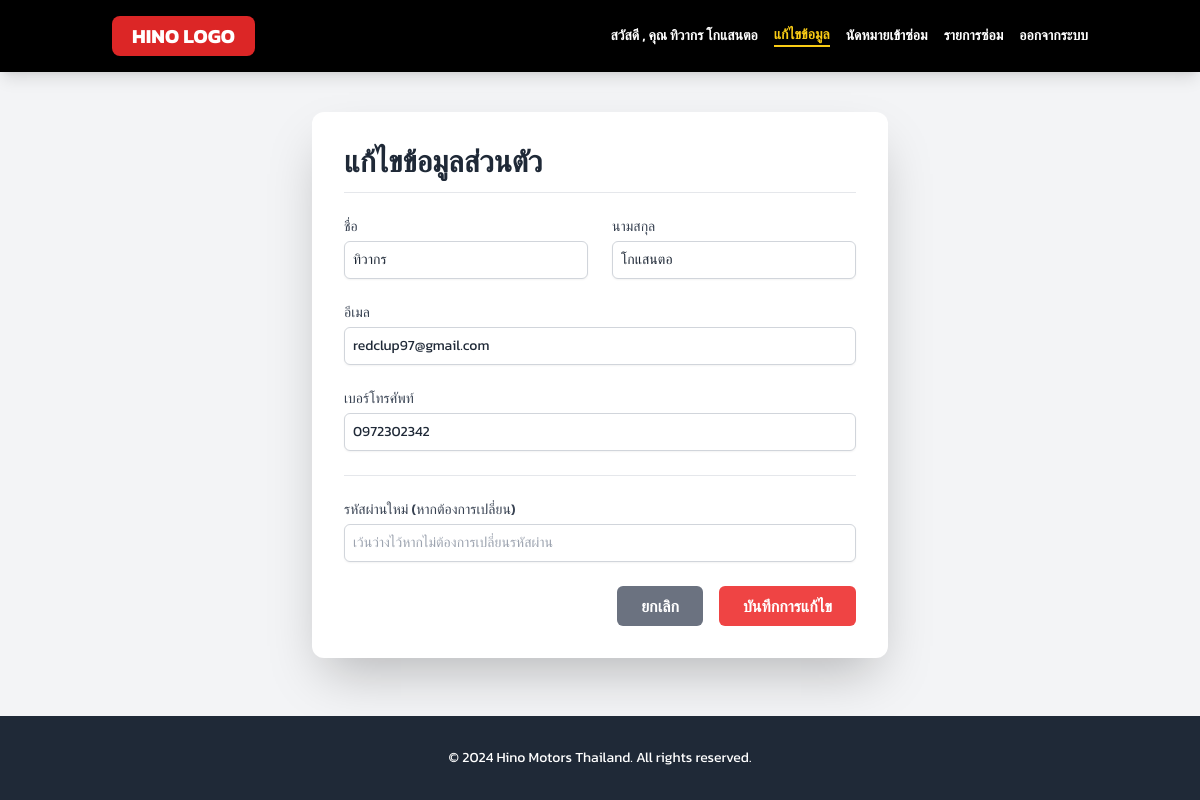
Screenshot of /edit_profile.php (signed in) with the database file from the repository.
### tables this page shows
CREATE TABLE `customers` (
  `customer_id` int(11) NOT NULL,
  `first_name` varchar(50) NOT NULL,
  `last_name` varchar(50) NOT NULL,
  `email` varchar(100) NOT NULL,
  `phone` varchar(15) DEFAULT NULL,
  `password_hash` varchar(255) NOT NULL,
  `created_at` timestamp NOT NULL DEFAULT current_timestamp(),
  `reset_token` varchar(255) DEFAULT NULL,
  `token_expiry` datetime DEFAULT NULL
);

### edit_profile.php (the view, shortened to what this page needs)
<?php
include 'db_connect.php';
$customer_id = $_SESSION['customer_id'];
$customer = null;
$user_full_name = '';
$sql_fetch = "SELECT first_name, last_name, email, phone FROM customers WHERE customer_id = ?";
$stmt_fetch = $conn->prepare($sql_fetch);
$stmt_fetch->bind_param("i", $customer_id);
$stmt_fetch->execute();
$result_fetch = $stmt_fetch->get_result();
if ($result_fetch->num_rows === 1) {
    $customer = $result_fetch->fetch_assoc();
    $user_full_name = htmlspecialchars($customer['first_name'] . ' ' . $customer['last_name']);
} else {
    session_destroy();
    header("Location: login.php");
    exit;
}
?>
<!DOCTYPE html>
<html lang="th">
<head>
    <script src="https://cdn.tailwindcss.com"></script>
</head>
<body class="bg-gray-100 text-gray-800 flex flex-col min-h-screen">
    <header class="bg-black text-white shadow-lg sticky top-0 z-50">
        <nav class="container mx-auto px-6 py-4 flex items-center justify-between">
            <div class="h-10 bg-red-600 px-5 flex items-center rounded-lg">
                <span class="text-white text-xl font-bold">HINO LOGO</span>
            </div>
            <div class="flex items-center space-x-8 text-sm font-semibold">
                <div class="flex items-center space-x-4">
                    <?php if (isset($_SESSION['loggedin']) && $_SESSION['loggedin'] === true): ?>
                        <div class="text-white">
                            สวัสดี , <strong>คุณ <?php echo $user_full_name; ?></strong>
                        </div>
                        <a href="edit_profile.php" class="text-yellow-400 hover:text-red-600 transition-colors duration-300 border-b-2 border-yellow-400">
                            แก้ไขข้อมูล
                        </a>
                        <a href="service_request.php" class="hover:text-red-600 transition-colors duration-300">นัดหมายเข้าซ่อม</a>
                        <a href="summary.php" class="hover:text-red-600 transition-colors duration-300">รายการซ่อม</a>
                        <a href="logout.php" class="hover:text-red-600 transition-colors duration-300">ออกจากระบบ</a>
                    <?php endif; ?>
                </div>
            </div>
        </nav>
    </header>
    <main class="flex-grow container mx-auto px-6 py-10">
        <div class="max-w-xl mx-auto bg-white p-8 rounded-xl shadow-2xl">
            <h1 class="text-3xl font-bold text-gray-800 mb-6 border-b pb-3">แก้ไขข้อมูลส่วนตัว</h1>
            <?php if ($customer): ?>
                <form action="edit_profile.php" method="POST" class="space-y-6">
                    <div class="grid grid-cols-1 sm:grid-cols-2 gap-6">
                        <div>
                            <label for="first_name" class="block text-sm font-medium text-gray-700">ชื่อ</label>
                            <input type="text" id="first_name" name="first_name" value="<?php echo htmlspecialchars($customer['first_name']); ?>" required
                                class="mt-1 block w-full rounded-md border-gray-300 shadow-sm focus:border-red-500 focus:ring-red-500 sm:text-sm p-2 border">
                        </div>
                        <div>
                            <label for="last_name" class="block text-sm font-medium text-gray-700">นามสกุล</label>
                            <input type="text" id="last_name" name="last_name" value="<?php echo htmlspecialchars($customer['last_name']); ?>" required
                                class="mt-1 block w-full rounded-md border-gray-300 shadow-sm focus:border-red-500 focus:ring-red-500 sm:text-sm p-2 border">
                        </div>
                    </div>
                    <div>
                        <label for="email" class="block text-sm font-medium text-gray-700">อีเมล</label>
                        <input type="email" id="email" name="email" value="<?php echo htmlspecialchars($customer['email']); ?>" required
                            class="mt-1 block w-full rounded-md border-gray-300 shadow-sm focus:border-red-500 focus:ring-red-500 sm:text-sm p-2 border">
                    </div>
                    <div>
                        <label for="phone" class="block text-sm font-medium text-gray-700">เบอร์โทรศัพท์</label>
                        <input type="text" id="phone" name="phone" value="<?php echo htmlspecialchars($customer['phone']); ?>" required
                            class="mt-1 block w-full rounded-md border-gray-300 shadow-sm focus:border-red-500 focus:ring-red-500 sm:text-sm p-2 border">
                    </div>
                    <hr class="border-t border-gray-200">
                    <div>
                        <label for="password" class="block text-sm font-medium text-gray-700">รหัสผ่านใหม่ (หากต้องการเปลี่ยน)</label>
                        <input type="password" id="password" name="password" placeholder="เว้นว่างไว้หากไม่ต้องการเปลี่ยนรหัสผ่าน"
                            class="mt-1 block w-full rounded-md border-gray-300 shadow-sm focus:border-red-500 focus:ring-red-500 sm:text-sm p-2 border">
                    </div>
                    <div class="flex justify-end space-x-4 mt-6">
                        <a href="summary.php" class="btn btn-secondary">ยกเลิก</a>
                        <button type="submit" class="btn btn-primary">บันทึกการแก้ไข</button>
                    </div>
                </form>
            <?php endif; ?>
        </div>
    </main>
    <footer class="bg-gray-800 text-white py-8 mt-auto">
        <div class="container mx-auto px-6 text-center text-sm">
            <p>&copy; 2024 Hino Motors Thailand. All rights reserved.</p>
        </div>
    </footer>
</body>
</html>

### edit_profile.php (style rules this page uses)
body { font-family: 'Kanit', sans-serif; }
.btn-primary { background-color: #ef4444; color: white; padding: 0.5rem 1.5rem; border-radius: 0.375rem; font-weight: 600; transition: background-color 0.2s; }
.btn-secondary { background-color: #6b7280; color: white; padding: 0.5rem 1.5rem; border-radius: 0.375rem; font-weight: 600; transition: background-color 0.2s; }

### rows the page displays
customers: user_full_name "ทิวากร โกแสนตอ", first_name "ทิวากร", last_name "โกแสนตอ", email "redclup97@gmail.com", phone "0972302342"
